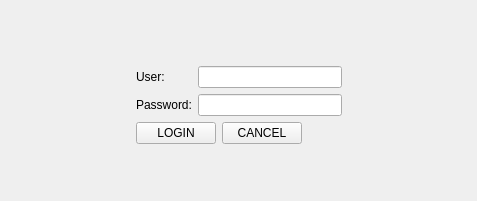
<?xml version="1.0" encoding="UTF-8"?>
<ui version="4.0">
 <class>login</class>
 <widget class="QMainWindow" name="login">
  <property name="geometry">
   <rect>
    <x>0</x>
    <y>0</y>
    <width>477</width>
    <height>201</height>
   </rect>
  </property>
  <property name="windowTitle">
   <string>login</string>
  </property>
  <widget class="QWidget" name="centralWidget">
   <layout class="QGridLayout" name="gridLayout">
    <item row="0" column="1">
     <spacer name="verticalSpacer">
      <property name="orientation">
       <enum>Qt::Vertical</enum>
      </property>
      <property name="sizeHint" stdset="0">
       <size>
        <width>20</width>
        <height>55</height>
       </size>
      </property>
     </spacer>
    </item>
    <item row="1" column="0">
     <spacer name="horizontalSpacer">
      <property name="orientation">
       <enum>Qt::Horizontal</enum>
      </property>
      <property name="sizeHint" stdset="0">
       <size>
        <width>95</width>
        <height>20</height>
       </size>
      </property>
     </spacer>
    </item>
    <item row="1" column="1">
     <layout class="QVBoxLayout" name="verticalLayout">
      <item>
       <layout class="QHBoxLayout" name="horizontalLayout">
        <item>
         <layout class="QVBoxLayout" name="verticalLayout_2">
          <item>
           <widget class="QLabel" name="label">
            <property name="text">
             <string>User:</string>
            </property>
           </widget>
          </item>
          <item>
           <widget class="QLabel" name="label_2">
            <property name="text">
             <string>Password:</string>
            </property>
           </widget>
          </item>
         </layout>
        </item>
        <item>
         <layout class="QVBoxLayout" name="verticalLayout_3">
          <item>
           <widget class="QLineEdit" name="userLine"/>
          </item>
          <item>
           <widget class="QLineEdit" name="passLine"/>
          </item>
         </layout>
        </item>
       </layout>
      </item>
      <item>
       <layout class="QHBoxLayout" name="horizontalLayout_2">
        <item>
         <widget class="QPushButton" name="loginB">
          <property name="text">
           <string>LOGIN</string>
          </property>
         </widget>
        </item>
        <item>
         <widget class="QPushButton" name="cancelB">
          <property name="text">
           <string>CANCEL</string>
          </property>
         </widget>
        </item>
        <item>
         <spacer name="horizontalSpacer_4">
          <property name="orientation">
           <enum>Qt::Horizontal</enum>
          </property>
          <property name="sizeHint" stdset="0">
           <size>
            <width>40</width>
            <height>20</height>
           </size>
          </property>
         </spacer>
        </item>
       </layout>
      </item>
     </layout>
    </item>
    <item row="1" column="2">
     <spacer name="horizontalSpacer_2">
      <property name="orientation">
       <enum>Qt::Horizontal</enum>
      </property>
      <property name="sizeHint" stdset="0">
       <size>
        <width>95</width>
        <height>20</height>
       </size>
      </property>
     </spacer>
    </item>
    <item row="2" column="1">
     <spacer name="verticalSpacer_2">
      <property name="orientation">
       <enum>Qt::Vertical</enum>
      </property>
      <property name="sizeHint" stdset="0">
       <size>
        <width>20</width>
        <height>45</height>
       </size>
      </property>
     </spacer>
    </item>
   </layout>
  </widget>
 </widget>
 <layoutdefault spacing="6" margin="11"/>
 <resources/>
 <connections/>
</ui>
